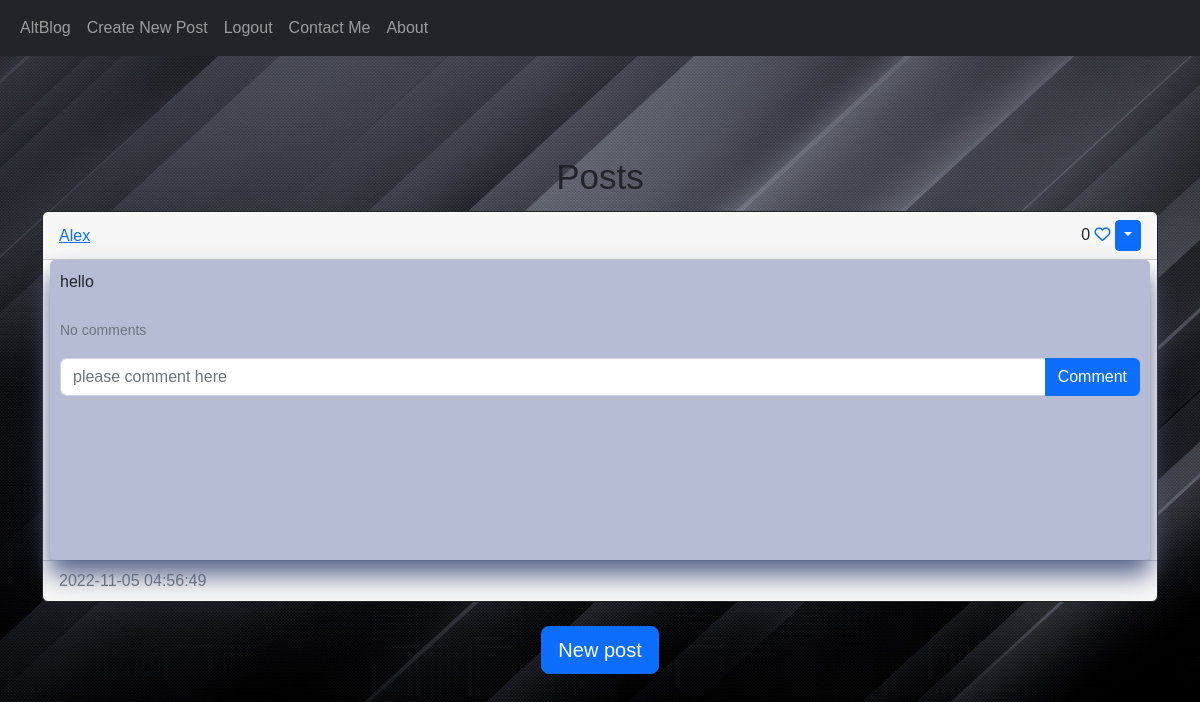
The app's page /home (signed in), older data.
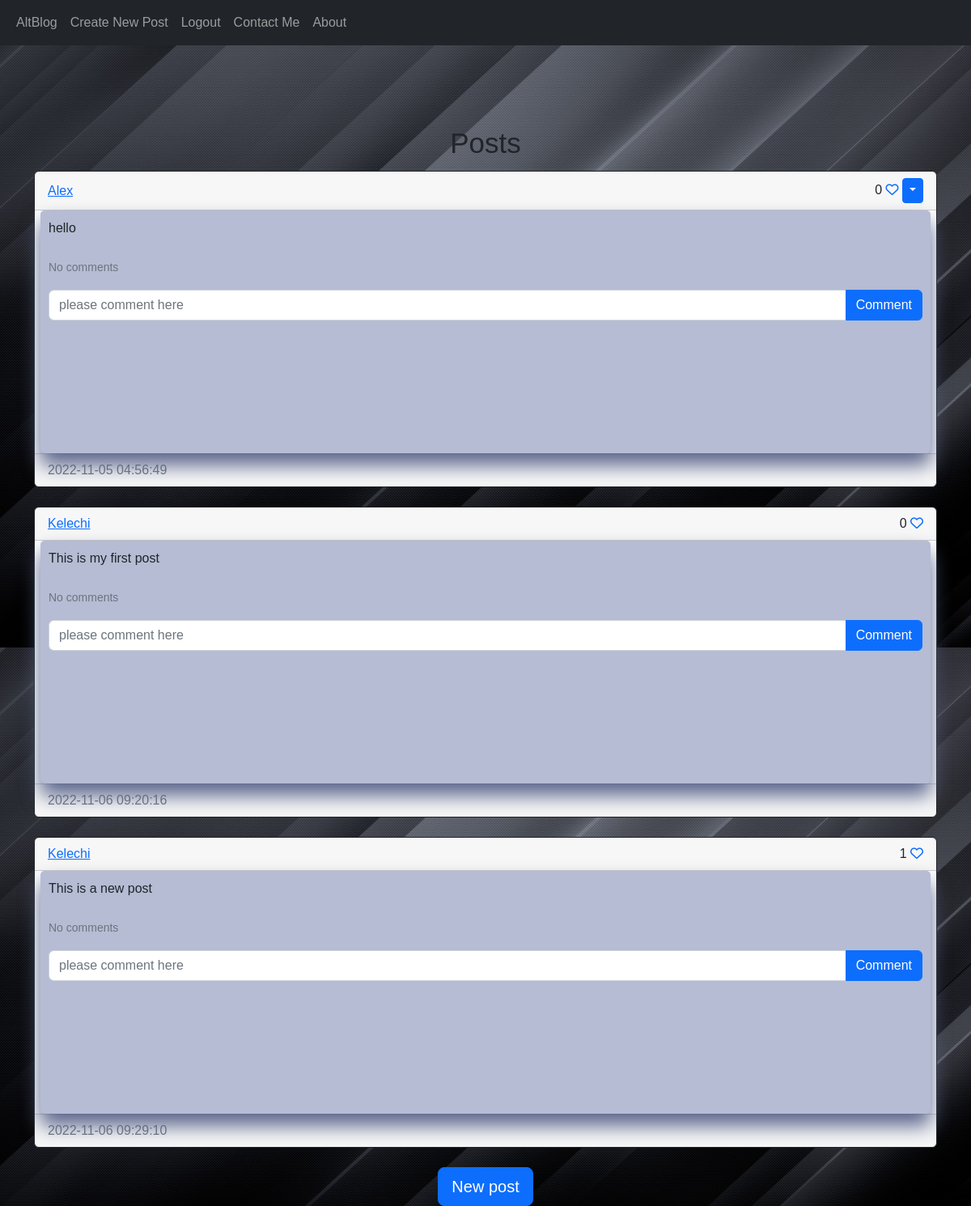
The same page, newer data.
### BLogSite/models.py (models this page shows)
class Post(db.Model):
    id = db.Column(db.Integer, primary_key=True)
    text = db.Column(db.Text, nullable=False)
    date_created = db.Column(db.DateTime(timezone=True), default=func.now())
    author = db.Column(db.Integer, db.ForeignKey("user.id", ondelete="CASCADE"), nullable=False)
    comments = db.relationship("Comment", backref="post", passive_deletes=True)
    likes = db.relationship("Like", backref="post", passive_deletes=True)

class User(db.Model, UserMixin):
    id = db.Column(db.Integer, primary_key=True)
    email = db.Column(db.String(100), unique=True)
    username = db.Column(db.String(100), unique=True)
    password = db.Column(db.String(100))
    first_name = db.Column(db.String)
    last_name = db.Column(db.String)
    date_created = db.Column(db.DateTime(timezone=True), default=func.now())
    posts = db.relationship("Post", backref="user", passive_deletes=True)
    comments = db.relationship("Comment", backref="user", passive_deletes=True)
    likes = db.relationship("Like", backref="user", passive_deletes=True)

### BLogSite/views.py (the view)
@views.route("/")
@views.route("/home")
@login_required
def home():
    posts = Post.query.all()
    return render_template('home.html', user=current_user, posts=posts)

### BLogSite/__init__.py (called while the page is built)
def create_app():  # important when creating a flask app
    app = Flask(__name__)
    app.config['SECRET_KEY'] = "HelloThere"
    app.config['SQLALCHEMY_DATABASE_URI'] = f'sqlite:///{DB_NAME}'
    db.init_app(app)
    from .views import views
    from .authe import authe
    app.register_blueprint(views, url_prefix="/")
    app.register_blueprint(authe, url_prefix="/")
    from .models import User, Post, Comment, Like
    login_manager = LoginManager()
    login_manager.login_view = "authe.login"
    login_manager.init_app(app)
    @login_manager.user_loader
    def load_user(id):
        return User.query.get(int(id))
    create_database(app)
    return app

### BLogSite/templates/home.html (shortened to what this page needs)
{% extends "posts_div.html" %}

### BLogSite/templates/posts_div.html (shortened to what this page needs)
{% extends "base.html" %}
{% block content %}
<link rel="stylesheet" href="{{url_for('static', filename='post.css')}}">
<h1 align="center">{% block header %}Posts{% endblock %}</h1>
<div id="posts">
{% for post in posts %}
    <div class="card border-dark">
        <div class="card-header d-flex justify-content-between align-items-center">
            <a href="/posts/{{post.user.username}}">{{post.user.username}}</a>
            <div>
                {{post.likes|length}}
                {% if user.id in post.likes|map(attribute="author")|list %}
                <a href="/like-post/{{post.id}}"><i class="fa-solid fa-heart"></i></a>
                {%else%}
                <a href="/like-post/{{post.id}}"><i class="fa-regular fa-heart"></i></a>
                {%endif%}
                {% if user.id == post.author %}
            <div class="btn-group">
                <button type="button" class="btn btn-sm btn-primary dropdown-toggle" data-bs-toggle="dropdown"></button>
            </div>
                {% endif %}
            </div>
        </div>
            <div class="card-body">
                <div class="card-text">{{post.text}}</div>
                <br>
                <p class="card-text">
                    {% if post.comments|length > 0 %}
                        <a data-bs-toggle="collapse" href="#comments-{{post.id}}" role="button">
                            <small>View {{post.comments|length}} Comments</small>
                        </a>
                    {% else %}
                    <small class="text-muted">No comments</small>
                    {%endif%}
                </p>
                <form class="input-group mb-3" method="POST" action="/create-comment/{{post.id}}">
                    <input type="text" id="text" name="text" class="form-control" placeholder="please comment here" />
                    <button type="submit" class="btn btn-primary">Comment</button>
                </form>
            </div>
        <div class="card-footer text-muted">{{post.date_created}}</div>
    </div>
    <br>
{% endfor %}
</div>
{% block footer %}
    <div align="center">
       <a href="/create-post">
           <button type="button" class="btn btn-primary btn-lg">New post</button>
       </a>
    </div>
{% endblock %}
{% endblock %}

### BLogSite/templates/base.html (shortened to what this page needs)
<!doctype html>
<html lang="en">
<head>
    <link href="https://cdn.jsdelivr.net/npm/bootstrap@5.2.2/dist/css/bootstrap.min.css" rel="stylesheet">
</head>
<body>
<nav class="navbar navbar-expand-lg navbar-dark bg-dark">
<div class="container-fluid">
    <div class="collapse navbar-collapse" id="navbar">
        <div class="navbar-nav">
            <a class="nav-item nav-link" href="/home">AltBlog</a>
            {% if user.is_authenticated %}
            <a class="nav-item nav-link" href="/create-post">Create New Post</a>
            <a class="nav-item nav-link" href="/logout">Logout</a>
            {% else %}
            <a class="nav-item nav-link" href="/login">Login</a>
            {% endif %}
            <a class="nav-item nav-link" href="/contact-me">Contact Me</a>
            <a class="nav-item nav-link" href="/about">About</a>
        </div>
    </div>
</div>
</nav>
<div class="container">{% block content %}{% endblock %}</div>
</body>
</html>

### BLogSite/static/post.css (style rules this page uses)
body { margin: 0; padding: 0; background: url(pic4.jpg); background-position: center; background-size: cover; height: 100vh; font-family: sans-serif; }
.card-body { margin-right: auto; margin-left: auto; width: 1100px; box-shadow: 0 15px 25px rgba(90, 101, 139); height: 300px; border-radius: 5px; backdrop-filter: blur(14px); padding: 10px; background: rgb(181, 188, 212) }
.container { padding-top: 90px; }
h1 { margin: 10px; padding: 0px 0px 3px; text-align: center; font-size: 35px; }

Row changes from the older to the newer data that the page shows:
added Post: user.username "Kelechi", likes|length "0", text "This is my first post", date_created "2022-11-06 09:20:16"
added Post: user.username "Kelechi", likes|length "1", text "This is a new post", date_created "2022-11-06 09:29:10"
